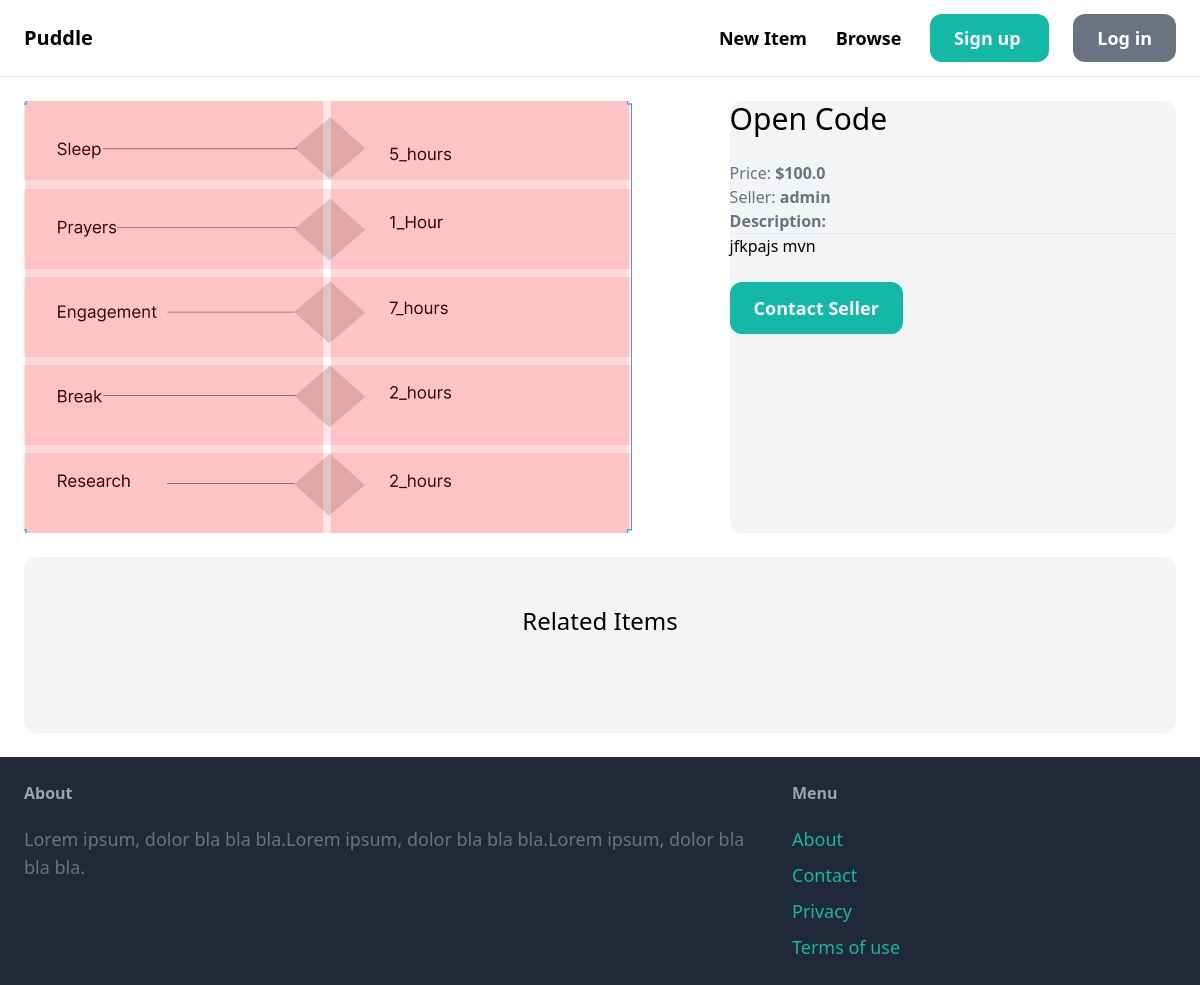
Page /items/4/ on the committed database.
### item/models.py (models this page shows, shortened)
class Item(models.Model):
    category = models.ForeignKey(Category, related_name='items', on_delete=models.CASCADE)
    name = models.CharField(max_length=255)
    description = models.TextField(blank=True, null=True)
    price = models.FloatField()
    image = models.ImageField(upload_to='item_images', blank=True, null=True)
    is_sold = models.BooleanField(default=False)
    created_by = models.ForeignKey(User, related_name='items', on_delete=models.CASCADE)
    created_at = models.DateTimeField(auto_now_add=True)

### item/views.py (the view)
# urls.py: path('<int:pk>/', views.detail, name='detail'),
def detail(request, pk):
    item = get_object_or_404(Item, pk=pk)
    related_items = Item.objects.filter(category=item.category, is_sold=False).exclude(pk=pk)[0:3]
    return render(request, 'item/detail.html', {
        'item': item,
        'related_items': related_items
    })

### item/templates/item/detail.html (shortened to what this page needs)
{% extends 'core/base.html' %}
{% block content %}
<div class="grid grid-cols-5 gap-6">
    <div class="col-span-3">
        <img src="{{ item.image.url }}" alt="rounded-xl">
    </div>
    <div class="col-span-2 bg-gray-100 rounded-xl">
        <h1 class="mb-6 text-3xl">{{ item.name}}</h1>
        <p class="text-gray-500">Price: <strong>${{ item.price }}</strong></p>
        <p class="text-gray-500">Seller: <strong>{{ item.created_by.username }}</strong></p>
        {% if item.description %}
        <p class="text-gray-700">
            <strong class="text-gray-500">Description:</strong><hr>
            {{ item.description }}
        </p>
        {% endif %}
        <a href="#" class="inline-block mt-6 px-6 py-3 text-lg font-semibold bg-teal-500 text-white rounded-xl hover:bg-teal-700">Contact Seller</a>
    </div>
</div>
<div class="mt-6 px-6 py-12 bg-gray-100 rounded-xl">
    <h2 class="mb-12 text-2xl text-center">Related Items</h2>
  </div>
{% endblock %}

### rows in the picture
Item: image (picture), name "Open Code", price "100.0", created_by.username "admin", description "jfkpajs mvn"
